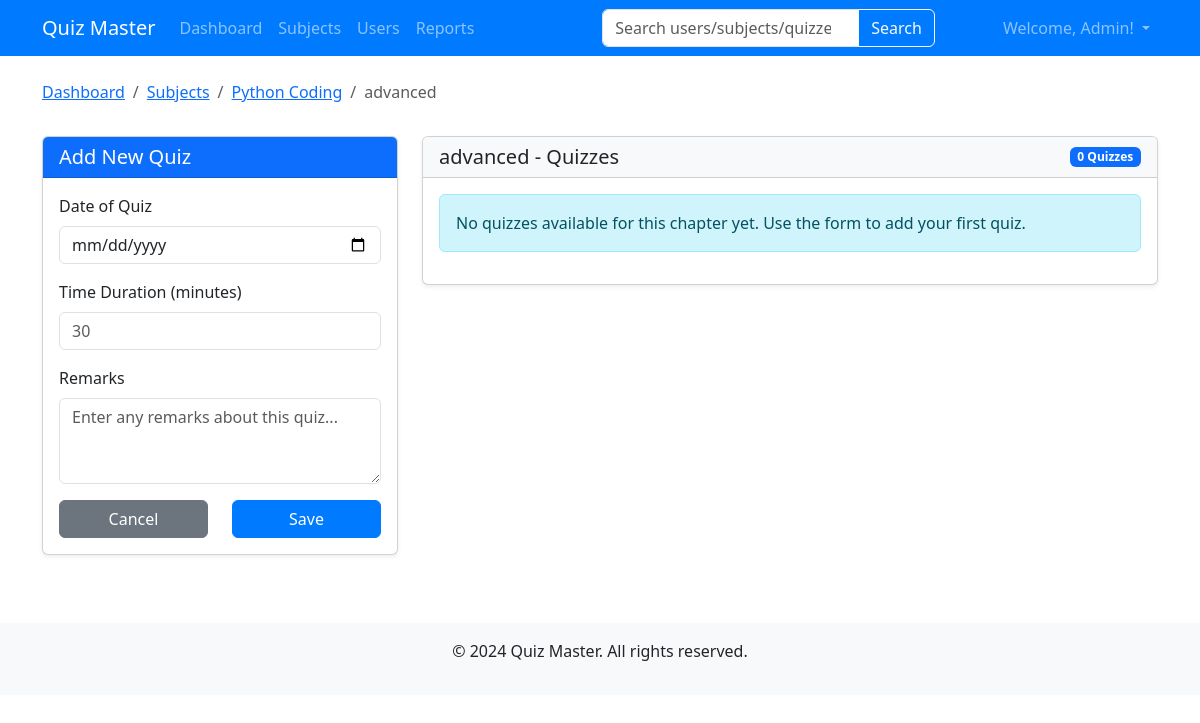
The page /admin/chapters/2/quizzes (signed in) on the database as committed earlier.
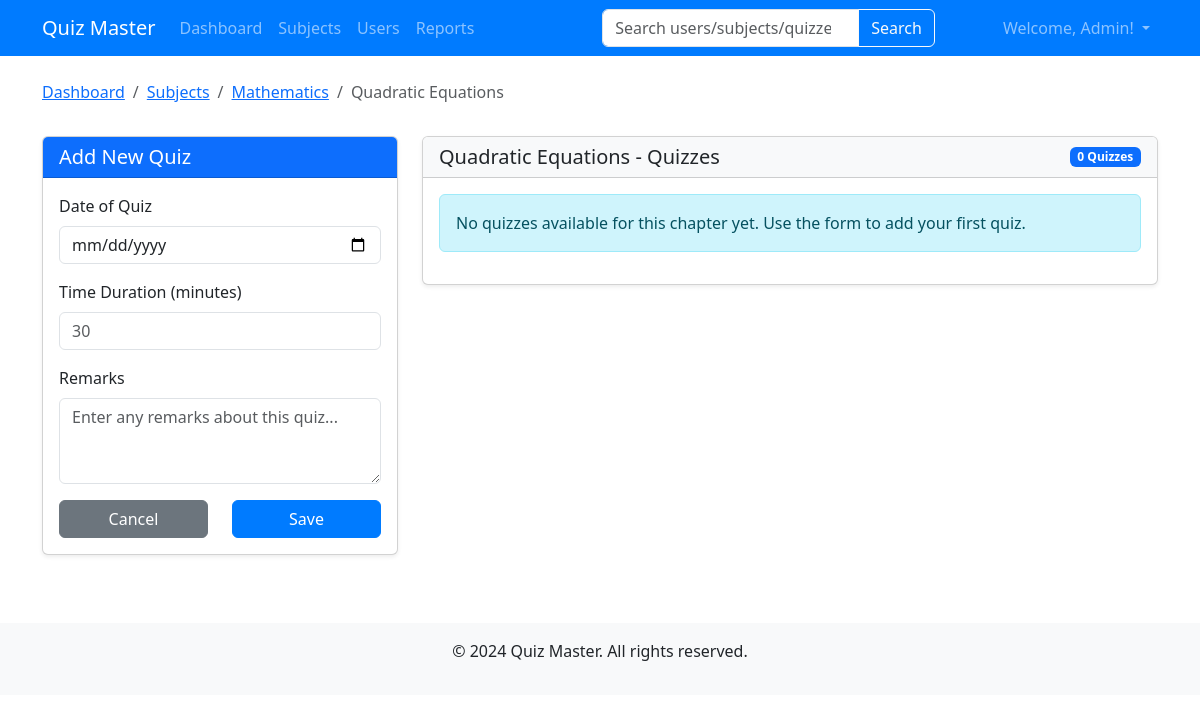
The same page on the database as committed later.
### models.py (models this page shows, shortened)
class Subject(db.Model):
    id = db.Column(db.Integer, primary_key=True)
    name = db.Column(db.String(100), nullable=False)
    description = db.Column(db.Text, nullable=True)
    chapters = db.relationship('Chapter', backref='subject', lazy=True, cascade="all, delete-orphan")

class Chapter(db.Model):
    id = db.Column(db.Integer, primary_key=True)
    name = db.Column(db.String(100), nullable=False)
    description = db.Column(db.Text, nullable=True)
    subject_id = db.Column(db.Integer, db.ForeignKey('subject.id'), nullable=False)
    quizzes = db.relationship('Quiz', backref='chapter', lazy=True, cascade="all, delete-orphan")

### routes/admin.py (the view)
@admin.route('/chapters/<int:chapter_id>/quizzes')
@login_required
def quizzes(chapter_id):
    chapter = Chapter.query.get_or_404(chapter_id)
    quizzes = Quiz.query.filter_by(chapter_id=chapter_id).all()
    return render_template('admin/quizzes.html', chapter=chapter, quizzes=quizzes)

### app.py (called while the page is built)
@login_manager.user_loader
def load_user(user_id):
    return User.query.get(int(user_id))

### routes/admin.py (called while the page is built)
@admin.before_request
def check_admin():
    if not current_user.is_authenticated or not current_user.is_admin:
        flash('You must be an admin to access this page.')
        return redirect(url_for('auth.login'))

### templates/admin/quizzes.html (shortened to what the changed rows need)
{% extends 'base.html' %}
{% block content %}
<div class="row mb-3">
    <div class="col-12">
        <nav aria-label="breadcrumb">
            <ol class="breadcrumb">
                <li class="breadcrumb-item"><a href="{{ url_for('admin.dashboard') }}">Dashboard</a></li>
                <li class="breadcrumb-item"><a href="{{ url_for('admin.subjects') }}">Subjects</a></li>
                <li class="breadcrumb-item"><a href="{{ url_for('admin.chapters', subject_id=chapter.subject_id) }}">{{ chapter.subject.name }}</a></li>
                <li class="breadcrumb-item active" aria-current="page">{{ chapter.name }}</li>
            </ol>
        </nav>
    </div>
</div>
<div class="row">
    <div class="col-md-8">
        <div class="card shadow-sm">
            <div class="card-header bg-light d-flex justify-content-between align-items-center">
                <h5 class="mb-0">{{ chapter.name }} - Quizzes</h5>
                <span class="badge bg-primary">{{ quizzes|length }} Quizzes</span>
            </div>
        </div>
    </div>
</div>
{% endblock %}

Rows that differ between the two databases and show on the page:
changed Subject: subject.name "Python Coding" → "Mathematics"
changed Chapter: name "advanced" → "Quadratic Equations"
